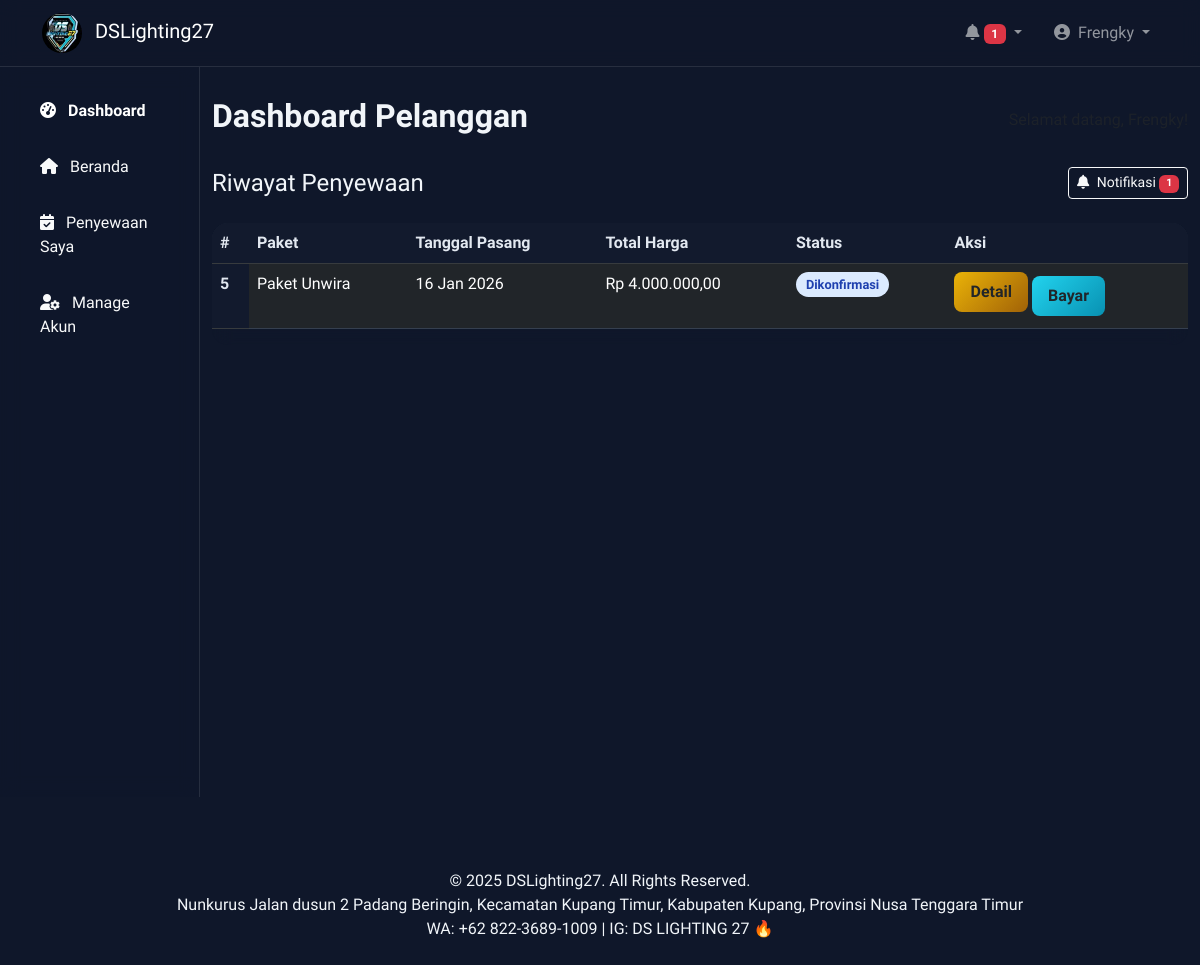
/dashboard/ (signed in), run on an earlier commit of the app's database.
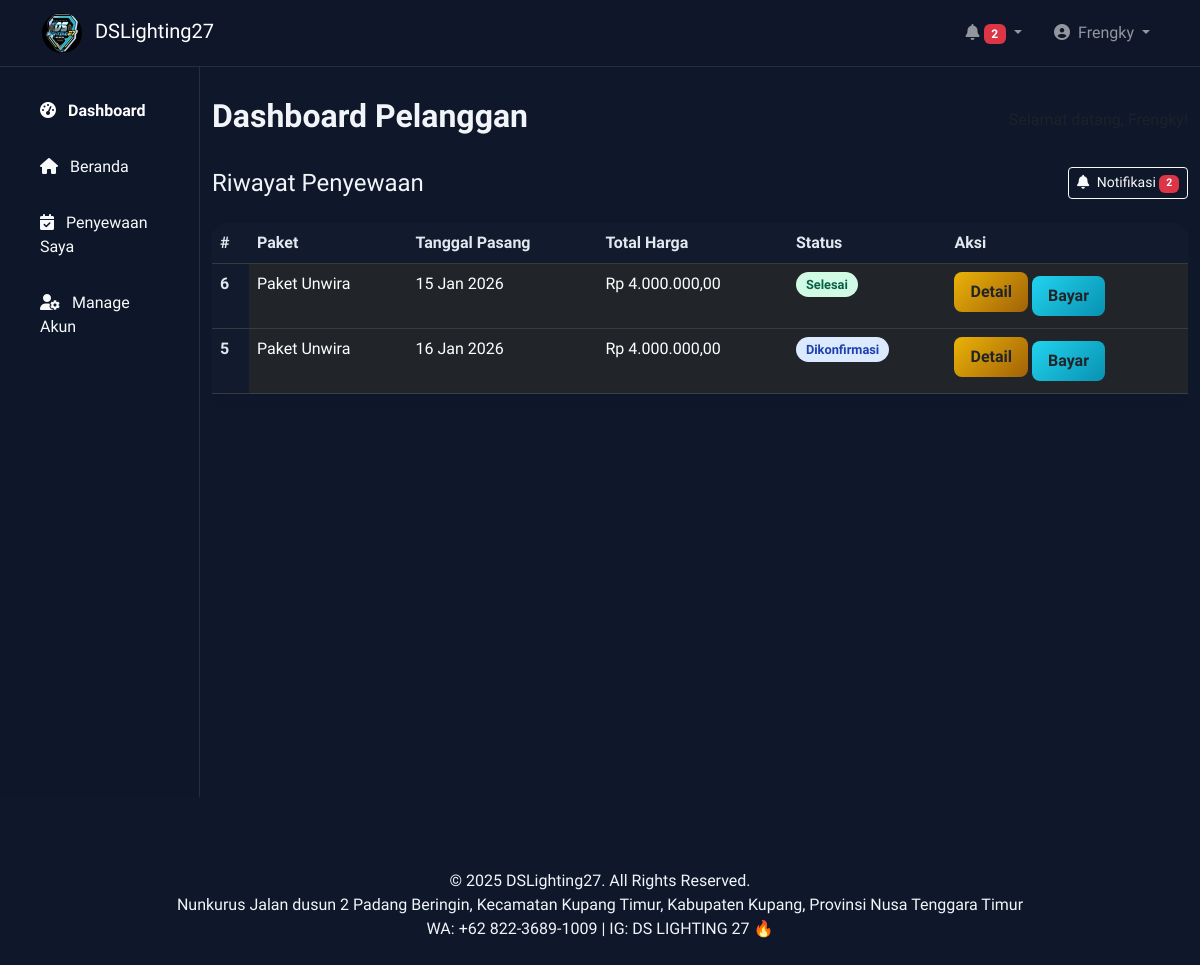
And on a later commit of the database.
### core/models.py (models this page shows, shortened)
class Penyewaan(models.Model):
    STATUS_CHOICES = [
        ('pending', 'Pending'),
        ('confirmed', 'Dikonfirmasi'),
        ('cancelled', 'Dibatalkan'),
        ('completed', 'Selesai'),
    ]
    pelanggan = models.ForeignKey(Pelanggan, on_delete=models.CASCADE)
    paket = models.ForeignKey(Paket, on_delete=models.SET_NULL, null=True, blank=True)
    tgl_pasang = models.DateTimeField()
    tgl_kembali = models.DateTimeField()
    ongkos_kirim = models.DecimalField(max_digits=15, decimal_places=2, default=0)
    status = models.CharField(max_length=20, choices=STATUS_CHOICES, default='pending')
    catatan = models.TextField(blank=True, null=True)
    tanggal_dibuat = models.DateTimeField(auto_now_add=True)
    @property
    def total_harga(self):
        detail_total = self.detailpenyewaan_set.aggregate(
            total=Sum(models.F('jumlah') * models.F('harga_satuan'))
        )['total'] or 0
        return detail_total + self.ongkos_kirim
    class Meta:
        verbose_name = "Penyewaan"
        verbose_name_plural = "Penyewaan"
        indexes = [
            models.Index(fields=['tgl_pasang']),
            models.Index(fields=['status']),
            models.Index(fields=['pelanggan']),
            models.Index(fields=['tanggal_dibuat']),
        ]

class Paket(models.Model):
    nama = models.CharField(max_length=100)
    deskripsi = models.TextField()
    harga = models.DecimalField(max_digits=15, decimal_places=2)
    stok = models.PositiveIntegerField()
    gambar = models.ImageField(upload_to='paket_images/', blank=True, null=True)
    tanggal_dibuat = models.DateTimeField(auto_now_add=True)
    class Meta:
        verbose_name = "Paket"
        verbose_name_plural = "Paket"

### core/views.py (the view)
# urls.py: path('dashboard/', views.customer_dashboard, name='customer_dashboard'),
@login_required
def customer_dashboard(request):
    penyewaan_list = Penyewaan.objects.filter(pelanggan__user=request.user).order_by('-tanggal_dibuat')
    transaksi_dict = {}
    for penyewaan in penyewaan_list:
        try:
            transaksi = Transaksi.objects.get(penyewaan=penyewaan)
            transaksi_dict[penyewaan.id] = transaksi
        except Transaksi.DoesNotExist:
            transaksi_dict[penyewaan.id] = None
    return render(request, 'frontend/dashboard.html', {
        'penyewaan_list': penyewaan_list,
        'transaksi_dict': transaksi_dict
    })

### core/context_processors.py (called while the page is built)
def notifications_processor(request):
    unread_count = 0
    if request.user.is_authenticated:
        if request.user.is_staff:
            unread_count = Notifikasi.objects.filter(sudah_dibaca=False).count()
        else:
            unread_count = Notifikasi.objects.filter(
                user=request.user,
                sudah_dibaca=False
            ).count()
    else:
        pass
    return {
        'unread_notifications_count': unread_count
    }

### core/models.py (called while the page is built)
    @property
    def subtotal(self):
        return (self.jumlah or 0) * (self.harga_satuan or 0)

### core/templatetags/dict_extras.py (called while the page is built)
@register.filter
def get_item(dictionary, key):
    try:
        return dictionary.get(key)
    except:
        return None

### core/templates/frontend/dashboard.html (shortened to what this page needs)
{% load static %}
{% load humanize %}
{% load dict_extras %}
<!DOCTYPE html>
<html lang="id">
<head>
    <link href="https://cdn.jsdelivr.net/npm/bootstrap@5.3.0-alpha1/dist/css/bootstrap.min.css" rel="stylesheet">
    <link rel="stylesheet" href="https://cdnjs.cloudflare.com/ajax/libs/font-awesome/6.4.0/css/all.min.css">
</head>
<body>
    <nav class="navbar navbar-expand-lg navbar-dark sticky-top">
        <div class="container">
            <a class="navbar-brand" href="/">
                <img src="{% static 'images/logo.jpg' %}" alt="Logo" width="40" height="40" class="rounded-circle me-2">
                DSLighting27
            </a>
            <div class="collapse navbar-collapse" id="navbarNav">
                <ul class="navbar-nav ms-auto">
                    <li class="nav-item dropdown me-3">
                        <a class="nav-link dropdown-toggle" href="#" role="button" data-bs-toggle="dropdown">
                            <i class="fas fa-bell"></i>
                            {% if unread_notifications_count > 0 %}
                                <span class="badge bg-danger">{{ unread_notifications_count }}</span>
                            {% endif %}
                        </a>
                    </li>
                    <li class="nav-item dropdown">
                        <a class="nav-link dropdown-toggle" href="#" role="button" data-bs-toggle="dropdown">
                            <i class="fas fa-user-circle me-1"></i> {{ user.first_name|default:user.username }}
                        </a>
                    </li>
                </ul>
            </div>
        </div>
    </nav>
    <div class="container-fluid">
        <div class="row">
            <div class="col-lg-2 d-none d-lg-block sidebar p-4">
                <ul class="nav flex-column">
                    <li class="nav-item mb-3">
                        <a class="nav-link active text-white fw-bold" href="{% url 'customer_dashboard' %}">
                            <i class="fas fa-tachometer-alt me-2"></i> Dashboard
                        </a>
                    </li>
                    <li class="nav-item mb-3">
                        <a class="nav-link text-light" href="/">
                            <i class="fas fa-home me-2"></i> Beranda
                        </a>
                    </li>
                    <li class="nav-item mb-3">
                        <a class="nav-link text-light" href="#penyewaan">
                            <i class="fas fa-calendar-check me-2"></i> Penyewaan Saya
                        </a>
                    </li>
                    <li class="nav-item mb-3">
                        <a class="nav-link text-light" href="#" data-bs-toggle="modal" data-bs-target="#manageAkunModal">
                            <i class="fas fa-user-cog me-2"></i> Manage Akun
                        </a>
                    </li>
                </ul>
            </div>
            <div class="col-lg-10 col-12">
                <div class="section-padding">
                    <div class="d-flex justify-content-between align-items-center mb-4">
                        <h2 class="fw-bold">Dashboard Pelanggan</h2>
                        <p class="text-muted mb-0">Selamat datang, {{ user.first_name|default:user.username }}!</p>
                    </div>
                    <div class="mb-5" id="penyewaan">
                        <div class="d-flex justify-content-between align-items-center mb-4">
                            <h4 class="mb-0">Riwayat Penyewaan</h4>
                            <a href="#" id="toggle-notifications" class="btn btn-sm btn-outline-light">
                                <i class="fas fa-bell me-1"></i> Notifikasi
                                {% if unread_notifications_count > 0 %}
                                    <span class="badge bg-danger">{{ unread_notifications_count }}</span>
                                {% endif %}
                            </a>
                        </div>
                        {% if penyewaan_list %}
                            <div class="table-responsive">
                                <table class="table table-dark table-hover">
                                    <thead>
                                        <tr>
                                            <th scope="col">#</th>
                                            <th scope="col">Paket</th>
                                            <th scope="col">Tanggal Pasang</th>
                                            <th scope="col">Total Harga</th>
                                            <th scope="col">Status</th>
                                            <th scope="col">Aksi</th>
                                        </tr>
                                    </thead>
                                    <tbody>
                                        {% for penyewaan in penyewaan_list %}
                                        <tr>
                                            <th scope="row">{{ penyewaan.id }}</th>
                                            <td>{{ penyewaan.paket.nama }}</td>
                                            <td>{{ penyewaan.tgl_pasang|date:"d M Y" }}</td>
                                            <td>Rp {{ penyewaan.total_harga|intcomma }}</td>
                                            <td>
                                                {% if transaksi_dict|get_item:penyewaan.id %}
                                                    {% with transaksi=transaksi_dict|get_item:penyewaan.id %}
                                                        {% if penyewaan.status == 'pending' %}
                                                            {% if transaksi.status == 'paid' %}
                                                                <span class="status-badge status-menunggu-verifikasi">Menunggu Konfirmasi Admin</span>
                                                            {% elif transaksi.status == 'verified' %}
                                                                <span class="status-badge status-lunas">Pembayaran Diterima</span>
                                                            {% elif transaksi.status == 'failed' %}
                                                                <span class="status-badge status-gagal">Bukti Ditolak - Upload Ulang</span>
                                                            {% else %}
                                                                <span class="status-badge status-belum-bayar">Menunggu Pembayaran</span>
                                                            {% endif %}
                                                        {% elif penyewaan.status == 'confirmed' %}
                                                            <span class="status-badge status-dikonfirmasi">Dikonfirmasi</span>
                                                        {% elif penyewaan.status == 'cancelled' %}
                                                            <span class="status-badge status-gagal">Dibatalkan</span>
                                                        {% elif penyewaan.status == 'completed' %}
                                                            <span class="status-badge status-selesai">Selesai</span>
                                                        {% else %}
                                                            <span class="status-badge bg-secondary">{{ penyewaan.get_status_display }}</span>
                                                        {% endif %}
                                                    {% endwith %}
                                                {% else %}
                                                    <span class="status-badge status-belum-bayar">Tidak Ada Transaksi</span>
                                                {% endif %}
                                            </td>
                                            <td>
                                                <button class="btn btn-detail mb-2" data-bs-toggle="modal" data-bs-target="#detailModal{{ penyewaan.id }}">
                                                    Detail
                                                </button>
                                                {% if transaksi_dict|get_item:penyewaan.id %}
                                                    {% with transaksi=transaksi_dict|get_item:penyewaan.id %}
                                                        {% if not transaksi.bukti_bayar %}
                                                            <a href="{% url 'upload_payment' penyewaan.id %}" class="btn btn-pay">
                                                                Bayar
                                                            </a>
                                                        {% endif %}
                                                    {% endwith %}
                                                {% else %}
                                                    {% if penyewaan.status == 'pending' %}
                                                        <a href="{% url 'upload_payment' penyewaan.id %}" class="btn btn-pay">
                                                            Bayar
                                                        </a>
                                                    {% endif %}
                                                {% endif %}
                                            </td>
                                        </tr>
                                        {% endfor %}
                                    </tbody>
                                </table>
                            </div>
                        {% else %}
                            <div class="text-center py-5">
                                <i class="fas fa-calendar-times fa-3x mb-3 text-muted"></i>
                                <p class="lead">Anda belum memiliki riwayat penyewaan.</p>
                                <a href="/" class="btn btn-primary">Sewa Sekarang</a>
                            </div>
                        {% endif %}
                    </div>
                </div>
            </div>
        </div>
    </div>
    <footer class="footer py-4 mt-5">
        <div class="container">
            <div class="row">
                <div class="col-12 text-center">
                    <p class="mb-0">&copy; 2025 DSLighting27. All Rights Reserved.</p>
                    <p class="mb-0">Nunkurus Jalan dusun 2 Padang Beringin, Kecamatan Kupang Timur, Kabupaten Kupang, Provinsi Nusa Tenggara Timur</p>
                    <p class="mb-0">WA: +62 822-3689-1009 | IG: DS LIGHTING 27 🔥</p>
                </div>
            </div>
        </div>
    </footer>
</body>
</html>

### core/templates/frontend/dashboard.html (style rules this page uses)
:root { --glass-bg: rgba(30, 41, 59, 0.7); --glass-border: rgba(255, 255, 255, 0.1); --red-grad: linear-gradient(135deg, #ff416c, #ff4b2b); --cyan-grad: linear-gradient(135deg, #22d3ee, #0891b2); --gold-grad: linear-gradient(135deg, #eab308, #a16207); --dark-grad: linear-gradient(135deg, #1e293b, #0f172a); }
body { font-family: 'Josefin Sans', sans-serif; background-color: #0f172a; color: #f1f5f9; }
.navbar { background: rgba(15, 23, 42, 0.8); backdrop-filter: blur(10px); border-bottom: 1px solid var(--glass-border); }
.sidebar { background: rgba(15, 23, 42, 0.5); backdrop-filter: blur(10px); border-right: 1px solid var(--glass-border); min-height: calc(100vh - 70px); }
.status-badge { padding: 5px 10px; border-radius: 20px; font-size: 0.8rem; font-weight: 600; }
.status-dikonfirmasi { background: #dbeafe; color: #1e40af; }
.status-selesai { background: #d1fae5; color: #065f46; }
.btn-pay { background: var(--cyan-grad); border: none; border-radius: 8px; padding: 8px 16px; font-weight: 600; transition: all 0.3s ease; animation: blink-glow 3s infinite; }
.btn-detail { background: var(--gold-grad); border: none; border-radius: 8px; padding: 8px 16px; font-weight: 600; transition: all 0.3s ease; }
.section-padding { padding: 30px 0; }
.table-responsive { border-radius: 16px; overflow: hidden; backdrop-filter: blur(10px); }
.table-dark { background-color: #1e293b; }
.table-dark th { background-color: rgba(15, 23, 42, 0.8); color: #e2e8f0; }
.table-dark td { border-color: var(--glass-border); }

What changed in the data, as far as the page shows it:
added Penyewaan: id "6", paket.nama "Paket Unwira", tgl_pasang "15 Jan 2026", total_harga "4.000.000,00", status "Selesai", shows "Bayar"
Also different on the page:
{{ unread_notifications_count }}: "1" → "2"
